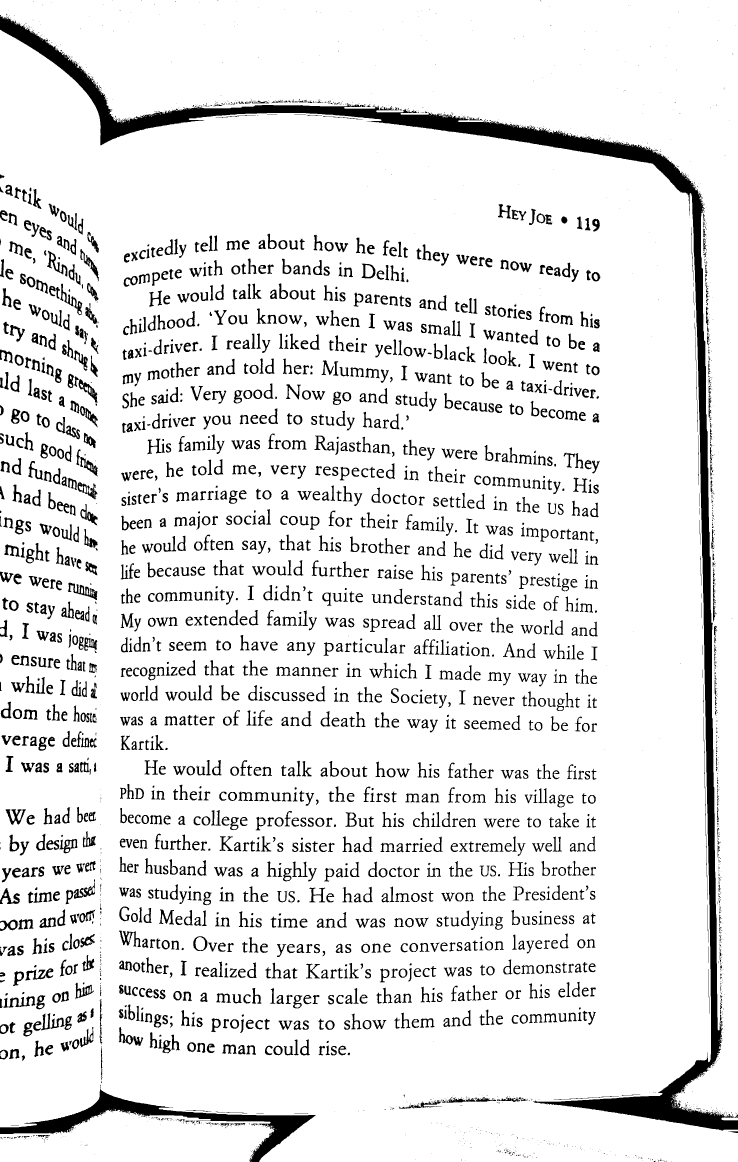
#> input picture before_opening/1.png, 2212 x 3485 px (shown at 1/3 size)
$ python -i preprocessing.py   (imports and definitions only)
#> lines starting #> are read from the running program, lines starting #| are printed output that depends on the picture; after the words box and inside, x2 and y2 are one past the last pixel; in counts of white or black regions, pixels touching at a corner belong together
#> further down, picture is the input picture: shape (3485, 2212, 3); 89.9% white; 3853 black regions (1800 under 20 px), largest, box (x1, y1, x2, y2) and area: (0, 45, 2212, 3392) 172975, (0, 3264, 948, 3485) 32357, (203, 1748, 292, 1800) 1439
import os
import subprocess
import copy

from pytesseract import pytesseract
from PIL import Image
import cv2
import numpy as np
import pandas as pd
from scipy.ndimage import interpolation as inter
from multiprocessing import Pool, Process, Pipe

from cropping import getLeftLine,getRightLine
from hocr_parse import parse_hocr
from cropping2 import getCropped

from rlsa import rlsa


BLACK = (0, 0, 0)
WHITE = (255, 255, 255)

HORIZONTAL = (1, 0)
VERTICAL = (0, 1)

# [11 lines left out: function showImage, not called in this run]


def lineRemove(src, line_colour=WHITE):
    """
    Use morphology transformations for removing horizontal and vertical lines from image

    Parameters:
        src (image): source image
    Returns:
        src (image): updated image after line removal
    """
#> called with line_colour = (255, 255, 255)
    # Transform source image to gray if it is not already
    if len(src.shape) != 2:
        gray = cv2.cvtColor(src, cv2.COLOR_BGR2GRAY)
    else:
        gray = src

    # Apply adaptiveThreshold at the bitwise_not of gray, notice the ~ symbol
    gray = cv2.bitwise_not(gray)
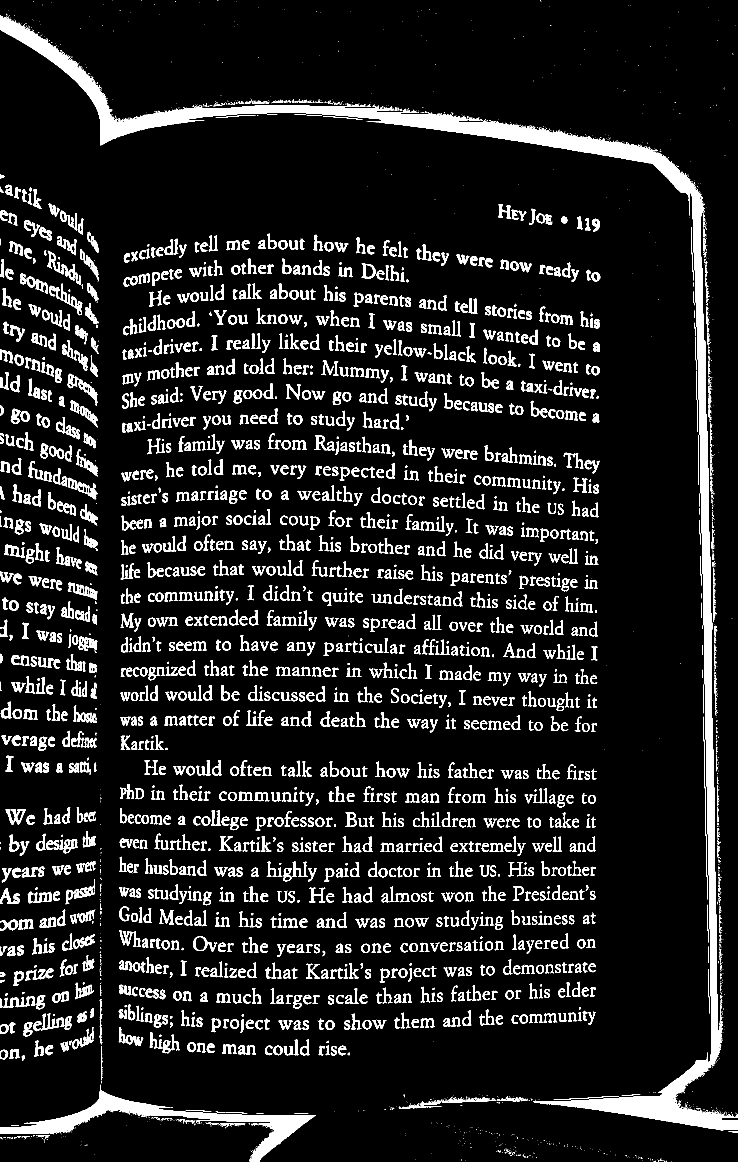
#> gray: shape (3485, 2212) (shown at 1/3 size); 10.1% white; 3853 white regions (1800 under 20 px), largest, box (x1, y1, x2, y2) and area: (0, 45, 2212, 3392) 172975, (0, 3264, 948, 3485) 32357, (203, 1748, 292, 1800) 1439
    bw = cv2.adaptiveThreshold(gray, 255, cv2.ADAPTIVE_THRESH_MEAN_C,
                               cv2.THRESH_BINARY, 15, -2)
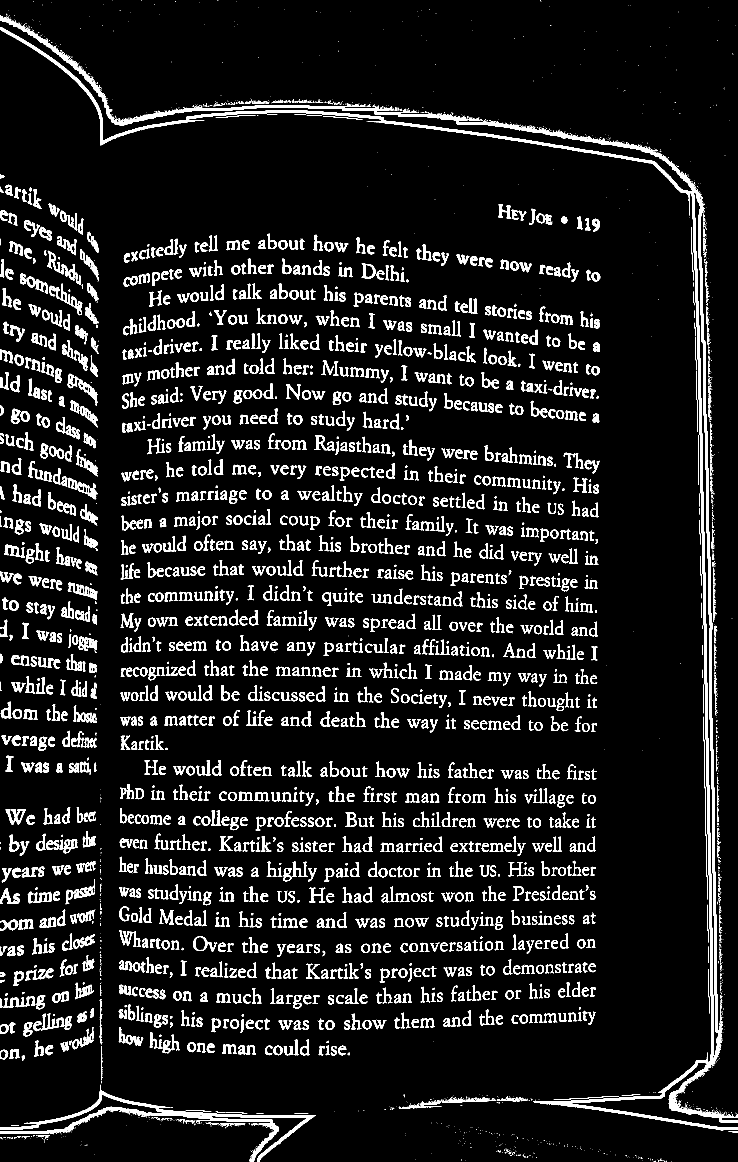
#> bw: shape (3485, 2212) (shown at 1/3 size); 8.9% white; 3853 white regions (1800 under 20 px), largest, box (x1, y1, x2, y2) and area: (0, 45, 2212, 3392) 92966, (0, 3264, 948, 3485) 18449, (203, 1748, 292, 1800) 1439

    # Create the images that will use to extract the horizontal and vertical lines
    horizontal = np.copy(bw)
    vertical = np.copy(bw)

    # Specify size on horizontal axis
    cols = horizontal.shape[1]
#> cols = 2212
    horizontal_size = cols // 30
#> horizontal_size = 73

    # Create structure element for extracting horizontal lines through morphology operations
    horizontalStructure = cv2.getStructuringElement(
        cv2.MORPH_RECT, (horizontal_size, 1))

    # Apply morphology operations
    horizontal = cv2.erode(horizontal, horizontalStructure)
#> horizontal: shape (3485, 2212); 0.13% white; 26 white regions (11 under 20 px), largest, box (x1, y1, x2, y2) and area: (447, 3335, 910, 3353) 2356, (635, 332, 1032, 346) 1566, (761, 316, 1047, 326) 1269
    horizontal = cv2.dilate(horizontal, horizontalStructure)
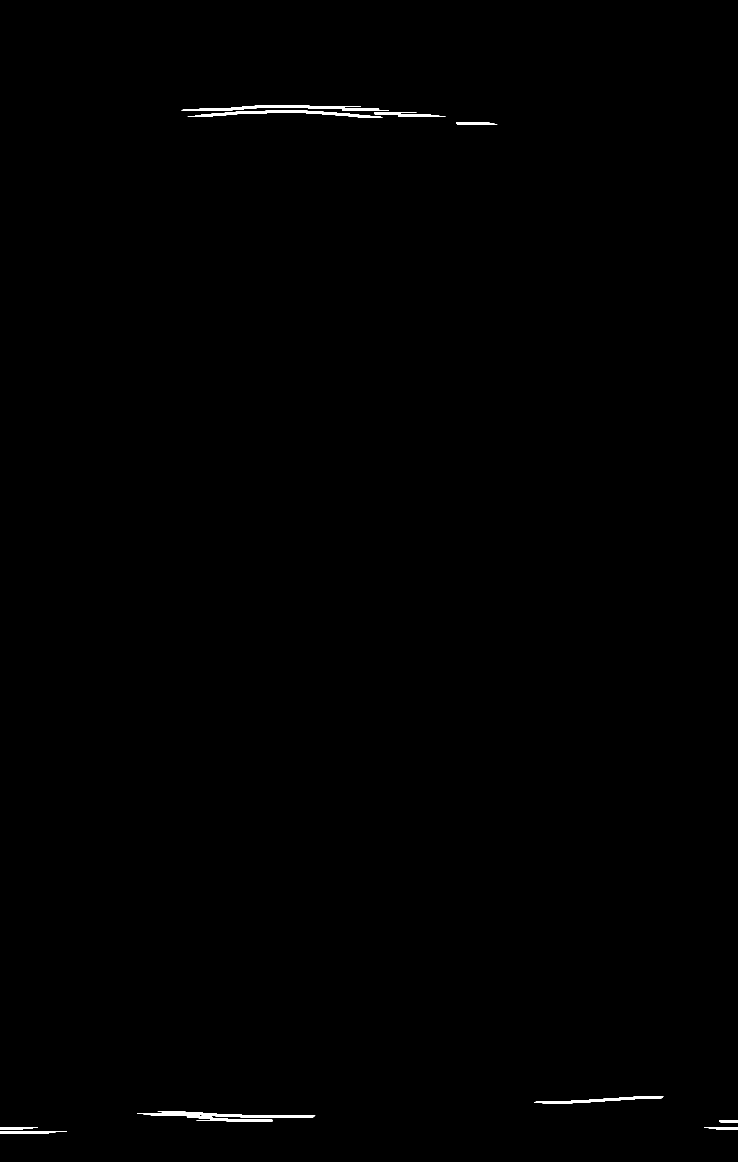
#> horizontal: shape (3485, 2212) (shown at 1/3 size); 0.27% white; 14 white regions, largest, box (x1, y1, x2, y2) and area: (411, 3334, 946, 3353) 4019, (585, 332, 1148, 352) 3645, (725, 316, 1167, 333) 2778
    #showImage("horizontal lines", horizontal)
    # Specify size on vertical axis
    rows = vertical.shape[0]
#> rows = 3485
    verticalsize = rows // 30
#> verticalsize = 116

    # Create structure element for extracting vertical lines through morphology operations
    verticalStructure = cv2.getStructuringElement(
        cv2.MORPH_RECT, (1, verticalsize))
#> verticalStructure = 116 values from 1 to 1

    # Apply morphology operations
    vertical = cv2.erode(vertical, verticalStructure)
#> vertical: shape (3485, 2212); 0.29% white; 4 white regions, box (x1, y1, x2, y2) and area: (2079, 614, 2140, 3138) 11407, (2111, 1053, 2152, 3041) 9696, (2096, 658, 2109, 973) 1264, (2109, 999, 2110, 1046) 47
    vertical = cv2.dilate(vertical, verticalStructure)
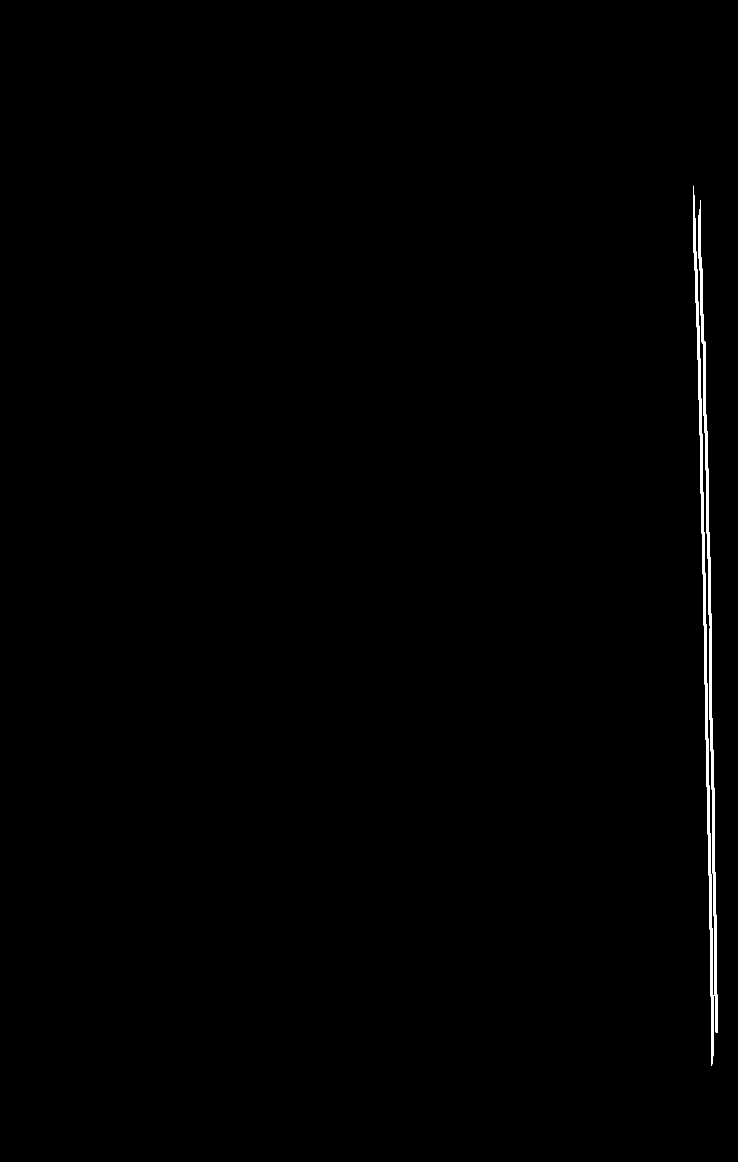
#> vertical: shape (3485, 2212) (shown at 1/3 size); 0.47% white; 3 white regions
    #showImage("vertical lines", vertical)
    contours_H, _ = cv2.findContours(
        horizontal, cv2.RETR_TREE, cv2.CHAIN_APPROX_SIMPLE)
#> contours_H = 14 contours, 1 with area under 20; largest, box (x1, y1, x2, y2) and area: (411, 3334, 946, 3353) 3413, (585, 332, 1148, 352) 3082, (725, 316, 1167, 333) 2282, (1603, 3290, 1991, 3310) 2058, (1122, 337, 1337, 351) 1105
    contours_V, _ = cv2.findContours(
        vertical, cv2.RETR_TREE, cv2.CHAIN_APPROX_SIMPLE)
#> contours_V = 3 contours; box (x1, y1, x2, y2) and area: (2079, 557, 2140, 3196) 15782, (2111, 996, 2152, 3099) 12422, (2096, 601, 2110, 1104) 2416

    src = cv2.drawContours(src, contours_H, -1, line_colour, 3)
#> src: shape (3485, 2212, 3); 90.3% white; 3917 black regions (1835 under 20 px), largest, box (x1, y1, x2, y2) and area: (0, 45, 2212, 3382) 153849, (62, 3264, 513, 3397) 13697, (747, 3355, 935, 3485) 8124
    src = cv2.drawContours(src, contours_V, -1, line_colour, 3)
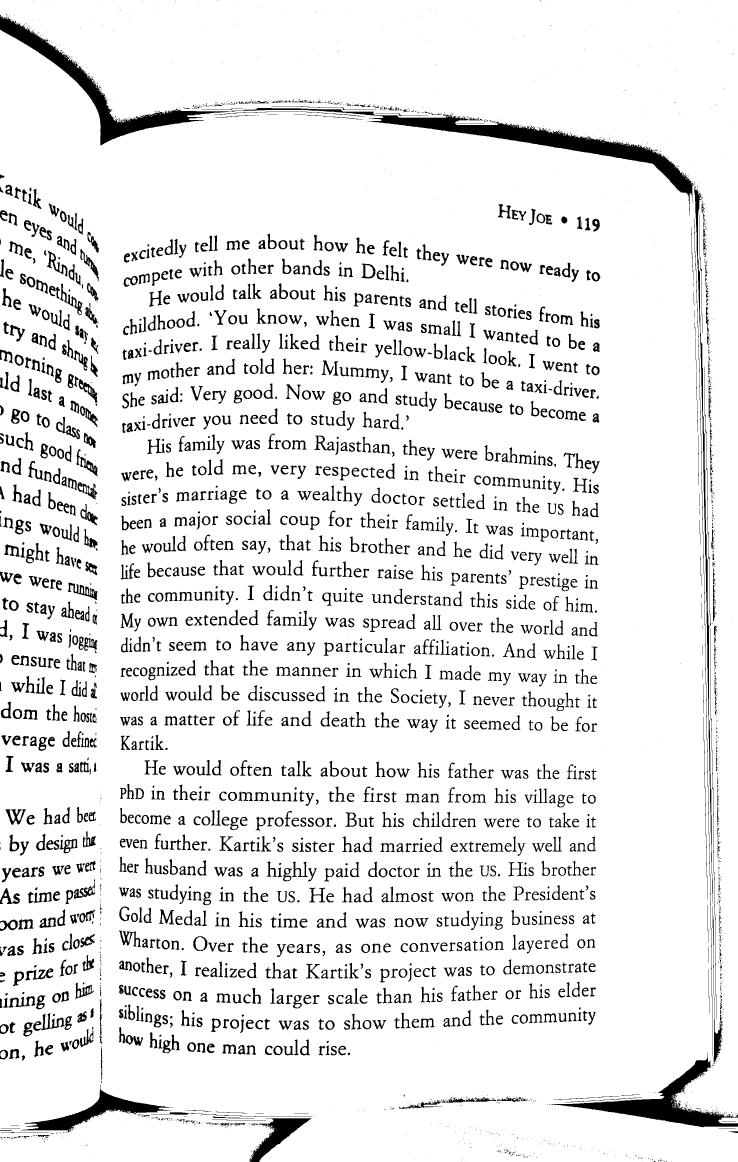
#> src: shape (3485, 2212, 3) (shown at 1/3 size); 90.8% white; 3930 black regions (1839 under 20 px), largest, box (x1, y1, x2, y2) and area: (0, 45, 2084, 647) 70900, (1653, 3157, 2212, 3382) 25305, (62, 3264, 513, 3397) 13697
    #showImage("final", src)
    return src

""" def correct_skew(image, delta=0.05, limit=5):
    def determine_score(arr, angle):
        data = inter.rotate(arr, angle, reshape=False, order=0)
        histogram = np.sum(data, axis=1)
        score = np.sum((histogram[1:] - histogram[:-1]) ** 2)
        return histogram, score

    gray =  image
    thresh = cv2.threshold(gray, 0, 255, cv2.THRESH_BINARY_INV + cv2.THRESH_OTSU)[1]

    scores = []
    angles = np.arange(-limit, limit + delta, delta)
    for angle in angles:
        histogram, score = determine_score(thresh, angle)
        scores.append(score)

    best_angle = angles[scores.index(max(scores))]

    (h, w) = image.shape[:2]
    center = (w // 2, h // 2)
    M = cv2.getRotationMatrix2D(center, best_angle, 1.0)
    rotated = cv2.warpAffine(image, M, (w, h), flags=cv2.INTER_CUBIC, \
              borderMode=cv2.BORDER_REPLICATE)

    return best_angle, rotated """

# [165 lines left out: functions get_rlsa_output, get_cca_output, get_block_stats, replaceColourBlocks, process, not called in this run]

def main():
    print("preprocessing....")

# [2 lines not run here, left out]

>>> import cv2
>>> picture = cv2.imread('before_opening/1.png')
>>> result = lineRemove(picture)
